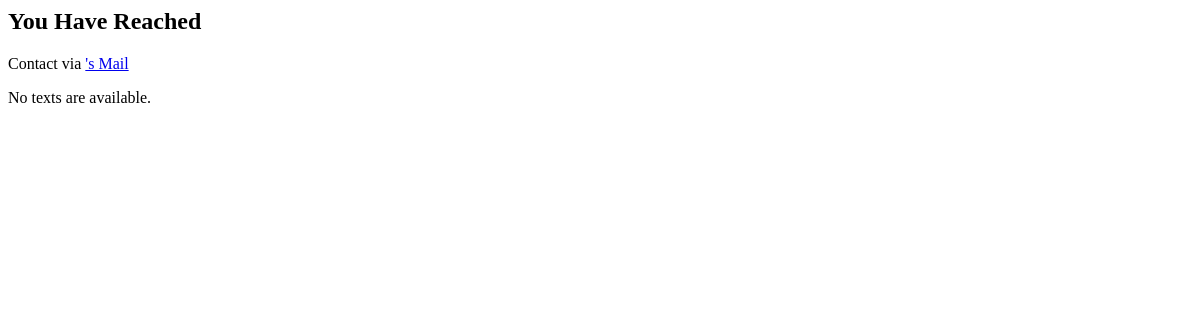
The app's page /wall/users/2/, older data.
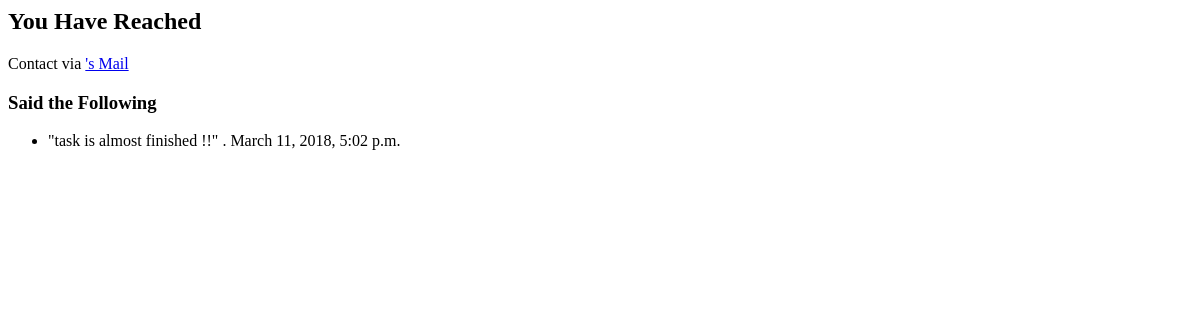
The same page, newer data.
### wall/models.py (models this page shows, shortened)
class Message(models.Model):
    user_id = models.ForeignKey(User, on_delete=models.CASCADE)
    messages_text = models.CharField(max_length=250)
    messages_date = models.DateTimeField('date published')

### wall/views.py (the view)
# urls.py: url(r'^users/(?P<pk>[0-9]+)/$', views.Profile, name='profile'),
def Profile(request,pk):
        userid=get_object_or_404(User, pk=pk)
        return render(request,'wall/profile.html',
            context={
            'user':userid,
            'comments': list(Message.objects.filter(user_id=pk).order_by('-messages_date'))
            })

### wall/templates/wall/profile.html (shortened to what this page needs)
<h2>You Have Reached {{ user.get_full_name }}</h2>
Contact via <a href="mailto:{{user.email}} " >{{user.get_full_name}}'s Mail</a>
{% if comments %}
<h3>{{ user.get_full_name }} Said the Following </h3>
    <ul>
      {% for message in comments %}
        <li>
            "{{ message.messages_text}}" . {{ message.messages_date}}  </a>
        </li>
      {% endfor %}
    </ul>
{% else %}
    <p>No texts are available.</p>
{% endif %}

Row changes from the older to the newer data that the page shows:
added Message: messages_text "task is almost finished !!", messages_date "March 11, 2018, 5:02 p.m."
Text that changed along with them:
text no longer shown: "No texts are available."
text now shown: "Said the Following"
